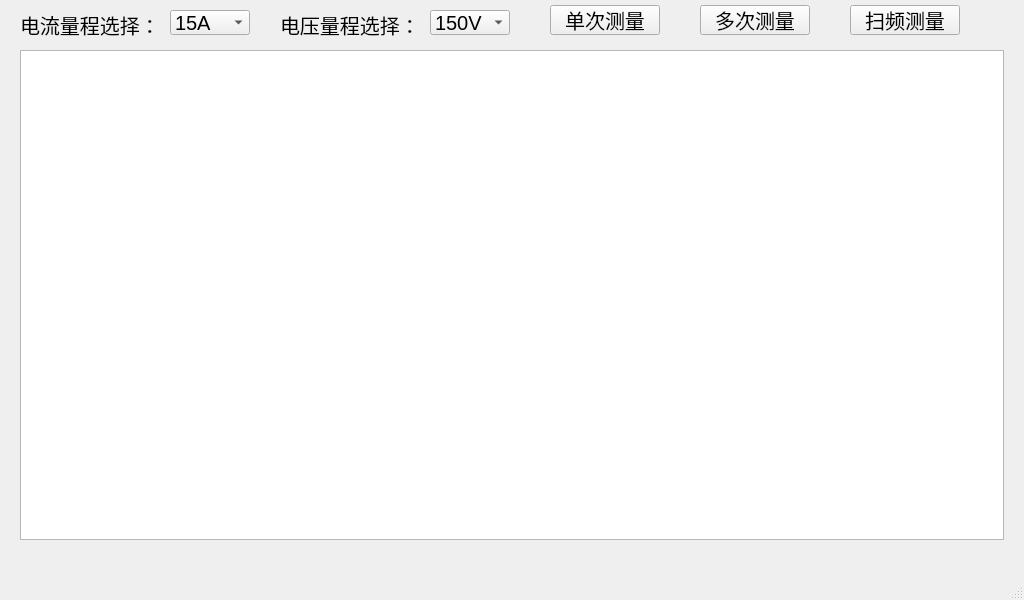
<?xml version="1.0" encoding="UTF-8"?>
<ui version="4.0">
 <class>resistance</class>
 <widget class="QMainWindow" name="resistance">
  <property name="geometry">
   <rect>
    <x>0</x>
    <y>0</y>
    <width>1024</width>
    <height>600</height>
   </rect>
  </property>
  <property name="windowTitle">
   <string>MainWindow</string>
  </property>
  <property name="styleSheet">
   <string notr="true">border-image: url(:/3.jpg);</string>
  </property>
  <widget class="QWidget" name="centralwidget">
   <widget class="QTableWidget" name="tableWidget">
    <property name="geometry">
     <rect>
      <x>20</x>
      <y>50</y>
      <width>984</width>
      <height>490</height>
     </rect>
    </property>
   </widget>
   <widget class="QLabel" name="label_2">
    <property name="geometry">
     <rect>
      <x>280</x>
      <y>10</y>
      <width>140</width>
      <height>30</height>
     </rect>
    </property>
    <property name="font">
     <font>
      <pointsize>15</pointsize>
     </font>
    </property>
    <property name="styleSheet">
     <string notr="true">border-image: url();</string>
    </property>
    <property name="text">
     <string>电压量程选择：</string>
    </property>
   </widget>
   <widget class="QComboBox" name="comboBox_2">
    <property name="geometry">
     <rect>
      <x>430</x>
      <y>10</y>
      <width>80</width>
      <height>25</height>
     </rect>
    </property>
    <property name="font">
     <font>
      <pointsize>15</pointsize>
     </font>
    </property>
    <property name="styleSheet">
     <string notr="true">border-image: url(:/透明.png);</string>
    </property>
    <item>
     <property name="text">
      <string>150V</string>
     </property>
    </item>
    <item>
     <property name="text">
      <string>10V</string>
     </property>
    </item>
   </widget>
   <widget class="QComboBox" name="comboBox">
    <property name="geometry">
     <rect>
      <x>170</x>
      <y>10</y>
      <width>80</width>
      <height>25</height>
     </rect>
    </property>
    <property name="font">
     <font>
      <pointsize>15</pointsize>
     </font>
    </property>
    <property name="styleSheet">
     <string notr="true">border-image: url(:/透明.png);</string>
    </property>
    <item>
     <property name="text">
      <string>15A</string>
     </property>
    </item>
    <item>
     <property name="text">
      <string>1A</string>
     </property>
    </item>
    <item>
     <property name="text">
      <string>10mA</string>
     </property>
    </item>
   </widget>
   <widget class="QLabel" name="label">
    <property name="geometry">
     <rect>
      <x>20</x>
      <y>10</y>
      <width>141</width>
      <height>30</height>
     </rect>
    </property>
    <property name="font">
     <font>
      <pointsize>15</pointsize>
     </font>
    </property>
    <property name="styleSheet">
     <string notr="true">border-image: url();</string>
    </property>
    <property name="text">
     <string>电流量程选择：</string>
    </property>
   </widget>
   <widget class="QPushButton" name="pushButton">
    <property name="geometry">
     <rect>
      <x>550</x>
      <y>5</y>
      <width>110</width>
      <height>30</height>
     </rect>
    </property>
    <property name="font">
     <font>
      <pointsize>15</pointsize>
     </font>
    </property>
    <property name="styleSheet">
     <string notr="true">border-image: url();</string>
    </property>
    <property name="text">
     <string>单次测量</string>
    </property>
   </widget>
   <widget class="QPushButton" name="pushButton_2">
    <property name="geometry">
     <rect>
      <x>850</x>
      <y>5</y>
      <width>110</width>
      <height>30</height>
     </rect>
    </property>
    <property name="font">
     <font>
      <pointsize>15</pointsize>
     </font>
    </property>
    <property name="styleSheet">
     <string notr="true">border-image: url();</string>
    </property>
    <property name="text">
     <string>扫频测量</string>
    </property>
   </widget>
   <widget class="QPushButton" name="pushButton_3">
    <property name="geometry">
     <rect>
      <x>700</x>
      <y>5</y>
      <width>110</width>
      <height>30</height>
     </rect>
    </property>
    <property name="font">
     <font>
      <pointsize>15</pointsize>
     </font>
    </property>
    <property name="styleSheet">
     <string notr="true">border-image: url();</string>
    </property>
    <property name="text">
     <string>多次测量</string>
    </property>
   </widget>
  </widget>
  <widget class="QMenuBar" name="menubar">
   <property name="geometry">
    <rect>
     <x>0</x>
     <y>0</y>
     <width>1024</width>
     <height>22</height>
    </rect>
   </property>
   <property name="styleSheet">
    <string notr="true">border-image: url();</string>
   </property>
   <property name="defaultUp">
    <bool>false</bool>
   </property>
   <property name="nativeMenuBar">
    <bool>false</bool>
   </property>
  </widget>
  <widget class="QStatusBar" name="statusbar">
   <property name="styleSheet">
    <string notr="true">border-image: url();</string>
   </property>
  </widget>
 </widget>
 <resources/>
 <connections/>
</ui>
